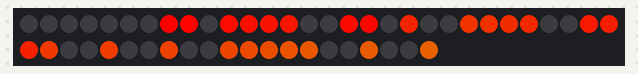
This sketch was run on a simulated Arduino Uno, built with avr-gcc and run on an emulated ATmega328P. On the bench: 51 RGB LEDs in strip order, left to right, continuing on the next row. Dim RGB values are drawn brighter than linear.

Above: at 0.15 s.
At 1.36 s:
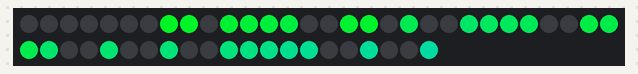
At 2.57 s:
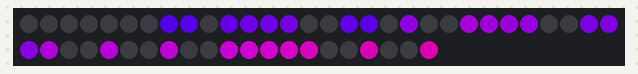
At 5.29 s:
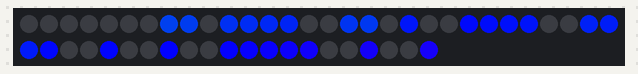
At 8.01 s:
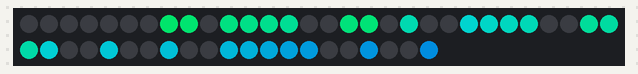
At 10.42 s:
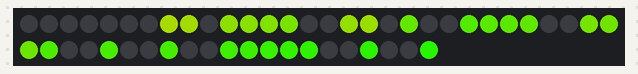

The sketch:

pgm1.ino
```cpp
// Button hängt zwischen PB1 und PB2,
// LEDs an PB0.


#include <Adafruit_NeoPixel.h>
#ifdef __AVR__
#include <avr/power.h>
#endif

#define PIN 0

#define BTN_INPUT 1
#define BTN_GND 2

volatile int mode = -1;//0 macht alles aus... 1-4 sind die Programme

boolean BACK_TO_MAIN = false;

Adafruit_NeoPixel strip = Adafruit_NeoPixel(51, PIN, NEO_GRB + NEO_KHZ800);

#define DELAY_PGM1 10
#define DELAY_PGM2 130
#define DELAY_PGM3 200
#define DELAY_FLASH_PGM4 110


int mapLED(int i)
{
  if(i<1)
  {
    return 0;
  }

  return i - 1;
}

int leds_pgm1[] = {8,9,18,17, 11,12,13,14, 29,30,31,20, 26,25,24,23, 32,35,38,41,42,43,44,45,48,51};
/*
Programm 1.
jetzt : alle leds im Rainbow fade von: hell zu : sehr hell
Soll sich ändern auf fade von : dunkel( aus)l bis:  sehr hell und wieder fade out bis dunkel es leuchten NUr die folgenden leds:
Hose:
8,9,18,17
11,12,13,14
29,30,31,20
26,25,24,23
Top:
32,35,38,41,42,43,44,45,48,51

*/

void pgm1()
{
  //1-7 aus
  for (int i = 0; i < 7; i++) {
    strip.setPixelColor(i, strip.Color(0, 0, 0));
  }
  strip.show();
  //rainbow breathing (heller und dunkler)
  int count = sizeof(leds_pgm1)/sizeof(int);
  rainbow(leds_pgm1,DELAY_PGM1, count);
  if (BACK_TO_MAIN)
  {
    return;
  }
}


void setup()
{
  clock_prescale_set(clock_div_1);
  strip.begin();
  strip.show(); // Initialize all pixels to 'off'
}


void loop() {
    pgm1();
}


// Input a value 0 to 255 to get a color value.
// The colours are a transition r - g - b - back to r.
uint32_t Wheel(byte WheelPos) {
  WheelPos = 255 - WheelPos;
  if (WheelPos < 85) {
    return strip.Color(255 - WheelPos * 3, 0, WheelPos * 3);
  }
  if (WheelPos < 170) {
    WheelPos -= 85;
    return strip.Color(0, WheelPos * 3, 255 - WheelPos * 3);
  }
  WheelPos -= 170;
  return strip.Color(WheelPos * 3, 255 - WheelPos * 3, 0);
}

void rainbow(int* _leds, uint8_t wait, int count) {
  uint16_t i, j;

  for(j=0; j<256; j++) {
    for(i=0; i<count; i++) {
      //strip.setPixelColor(lednumbers[_leds[i]], Wheel((i+j) & 255));
      strip.setPixelColor(mapLED(_leds[i]), Wheel((i+j) & 255));
    }
    strip.show();
    delay(wait);
  }
}
```

Measured:
- by itself, everything shown: repeats every 9.7 s, in 32 steps
